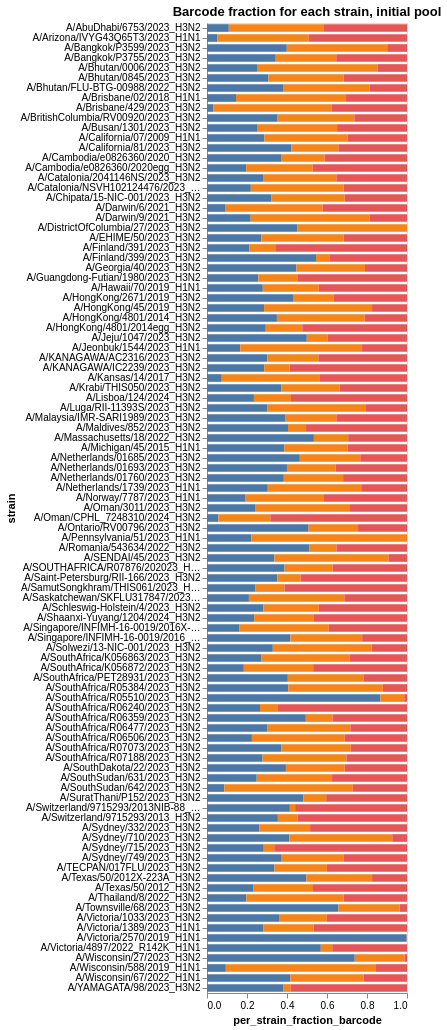

The code cell stored with this chart in its notebook:
### Code cell
# Each barcode fraction across strains
all_barcode_counts = counts[['strain', 'barcode', 'count', 'well']].dropna()
single_well_all_barcode_counts = all_barcode_counts[all_barcode_counts['well'].isin(['A4','B4'])]

# Get tidy single well means
tidy_single_well = single_well_all_barcode_counts[['strain','barcode','count']].groupby(['strain', 'barcode']).mean().reset_index()
# Get sums for each strain
strain_sums_df = tidy_single_well.groupby('strain').sum().rename(columns = {'count': 'strain_count_sum'}).reset_index()
# Merge and calculate per strain the fraction represented by each barcode
tidy_single_well = tidy_single_well.merge(strain_sums_df[['strain', 'strain_count_sum']], 
                       on = ['strain'],
                       validate="many_to_one",
                      )
tidy_single_well['per_strain_fraction_barcode'] = tidy_single_well['count'] / tidy_single_well['strain_count_sum']
tidy_single_well['barcode_letter'] = (['A', 'B', 'C'] * len(strain_sums_df))

# Plot as colored bar chart
bar_chart = alt.Chart(tidy_single_well).mark_bar(height={"band": 0.85}).encode(
    x = 'per_strain_fraction_barcode',
    y = 'strain',
    color=alt.Color('barcode_letter', legend=None),
    tooltip = ['strain', 'per_strain_fraction_barcode', 'barcode'],
).configure_axis(grid=False).properties(
        height = alt.Step(10),
        width = 200,
        title = "Barcode fraction for each strain, initial pool")

bar_chart.save("../figures/repool_barcode_fraction_per_strain.png", dpi=300)
bar_chart

### Figure 1 — Vega-Lite specification as saved in the notebook (floating-point values rounded to 4 significant figures; data arrays with more than 128 entries replaced by an {"elided": "..."} marker saying what was removed)
{"config": {"view": {"continuousWidth": 300, "continuousHeight": 300}, "axis": {"grid": false}}, "data": {"name": "data-abe7d80f85b97a1cc4461c8d13fcd349"}, "mark": {"type": "bar", "height": {"band": 0.85}}, "encoding": {"color": {"field": "barcode_letter", "legend": null, "type": "nominal"}, "tooltip": [{"field": "strain", "type": "nominal"}, {"field": "per_strain_fraction_barcode", "type": "quantitative"}, {"field": "barcode", "type": "nominal"}], "x": {"field": "per_strain_fraction_barcode", "type": "quantitative"}, "y": {"field": "strain", "type": "nominal"}}, "height": {"step": 10}, "title": "Barcode fraction for each strain, initial pool", "width": 200, "$schema": "https://vega.github.io/schema/vega-lite/v5.16.3.json", "datasets": {"data-abe7d80f85b97a1cc4461c8d13fcd349": {"elided": "291 records"}}}
